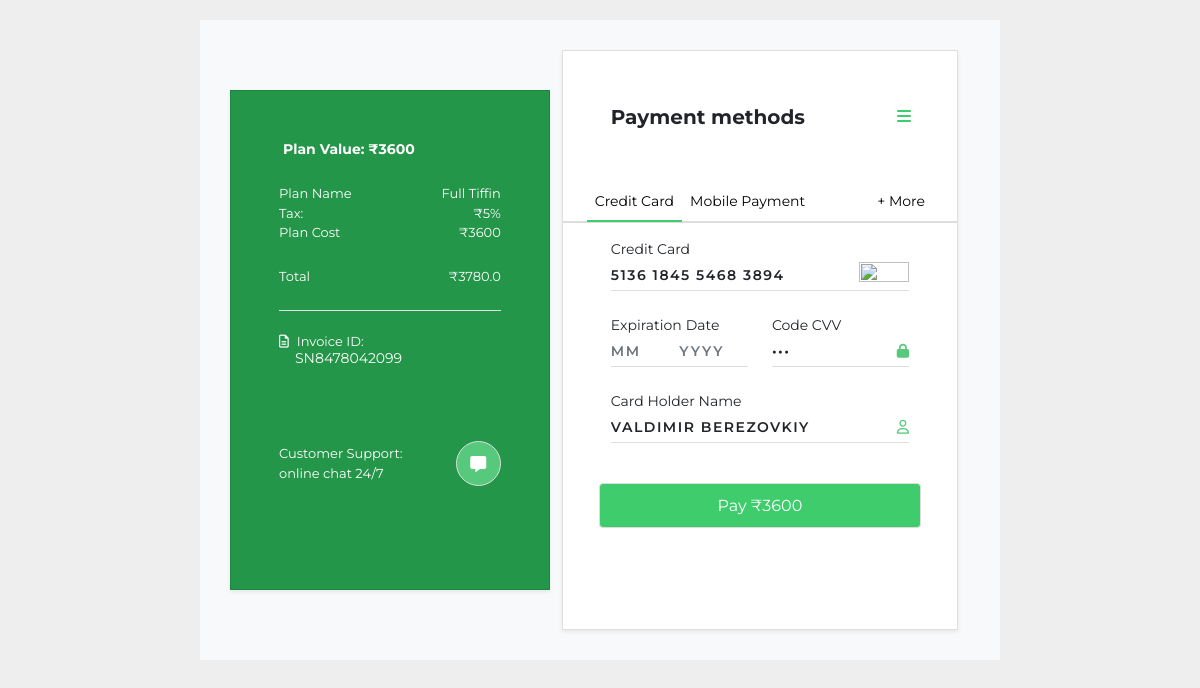
The page /payment/10/ on the database its author committed.
### users/models.py (models this page shows, shortened)
class Plans(models.Model):
    mess = models.ForeignKey(Messowner,verbose_name="Mess Name", on_delete=models.CASCADE)
    plan = models.CharField(max_length=100,blank=True, null= True)
    plan_type = models.CharField(verbose_name=("Plan Type"), max_length=100,
                                choices=PlanTypes.choices, blank=True,)
    price = models.CharField(max_length=100, blank=True, null= True)
    description = models.CharField(max_length=1000, blank= True, null= True)
    subtitle = models.CharField(max_length=100, blank=True, null=True)
    image = models.ImageField(upload_to="mess_plan_images",verbose_name="Plan image", default="default/dabba_express_logo.png", blank=True)
    duration = models.IntegerField(blank=True)

### users/views.py (the view, shortened to what this page needs)
# urls.py: path('payment/<int:id>/', views.PaymentManagement.as_view(), name="process_payment"),
class PaymentManagement(View):
    def get(self, request, id=None):
        plan = Plans.objects.filter(id=id).first()
        exist_plan = Subscription.objects.filter(Q(plan__id=id) & Q(customer = request.user) & Q(plan_status = "ACTIVE"))
        active_plans = Subscription.objects.filter(Q(customer = request.user) & Q(plan_status = "ACTIVE"))
        if exist_plan:
            sweetify.info(self.request, 'You already subscribed This plan')
            return redirect(request.META.get('HTTP_REFERER'))
        if len(active_plans) == 2:
            context ={
                'plans':active_plans,
                'vendor_id':plan.mess.id,
            }
            return render(request, 'cancel_plan.html', context)
        plan = Plans.objects.filter(id=id).first()
        context={
            'plan':plan,
        }
        return render(request, 'payment.html', context)

### mess_owner/templatetags/custom_tags.py (called while the page is built)
def total(value, diff):
    value = int(value)
    value = value/100 * diff+ value
    return value

### users/templates/payment.html (shortened to what this page needs)
{% extends 'base.html' %}
{% load static %}
{% load custom_tags %}
{% block content %}
<head>
    <link rel="stylesheet" href="{% static 'css/payment.css' %}">
</head>
<div class="container bg-light d-md-flex align-items-center">
    <div class="card box1 shadow-sm p-md-5 p-md-5 p-4">
        <div class="fw-bolder mb-4"><span class="ps-1">Plan Value: &#8377;{{plan.price}}</span></div>
        <div class="d-flex flex-column">
            <div class="d-flex align-items-center justify-content-between text">
                <span class="">Plan Name</span><span class="ps-1">{{plan.plan}}</span></span> </div>
            <div class="d-flex align-items-center justify-content-between text">
                <span class="">Tax:</span><span class="ps-1">&#8377;5%</span></span> </div>
            <div class="d-flex align-items-center justify-content-between text mb-4">
                <span>Plan Cost</span>
                    <span class="ps-1">&#8377;{{plan.price}}</span>
            </div>
            <div class="d-flex align-items-center justify-content-between text mb-4">
                <span>Total</span>
                    <span class="ps-1">&#8377;{{plan.price|total:5}}</span>
            </div>
            <div class="border-bottom mb-4"></div>
            <div class="d-flex flex-column mb-4"><span class="far fa-file-alt text"><span class="ps-2">Invoice
                        ID:</span></span> <span class="ps-3">SN8478042099</span> </div>
            <div class="d-flex align-items-center justify-content-between text mt-5">
                <div class="d-flex flex-column text"> <span>Customer Support:</span> <span>online chat 24/7</span>
                </div>
                <div class="btn btn-primary rounded-circle"><span class="fas fa-comment-alt"></span></div>
            </div>
        </div>
    </div>
    <div class="card box2 shadow-sm">
        <div class="d-flex align-items-center justify-content-between p-md-5 p-4"> <span class="h5 fw-bold m-0">Payment
                methods</span>
            <div class="btn btn-primary bar"><span class="fas fa-bars"></span></div>
        </div>
        <ul class="nav nav-tabs mb-3 px-md-4 px-2">
            <li class="nav-item">
                <button class="nav-link change_tab_button px-2 active" aria-current="page" onclick='change_tab(this,"#card-payment")'>Credit Card</button>
             </li>
            <li class="nav-item">
                <button class="nav-link change_tab_button px-2" onclick='change_tab(this,"#upi-payment")'>Mobile Payment</button>
            </li>
            <li class="nav-item ms-auto">
                <a class="nav-link px-2" href="#">+ More</a>
            </li>
        </ul>
        <form method="post" id="card-payment" class="payment_form">
            <div class="row">
                <div class="col-12">
                    <div class="d-flex flex-column px-md-5 px-4 mb-4"> <span>Credit Card</span>
                        <div class="inputWithIcon">
                            <input class="form-control" type="text" oninput="restrictInputPhone(this)" value="5136 1845 5468 3894" required>
                            <span class="">
                                <img
                                    src="https://www.freepnglogos.com/uploads/mastercard-png/mastercard-logo-logok-15.png"
                                    alt="">
                            </span>
                        </div>
                    </div>
                </div>
                <div class="col-md-6">
                    <div class="d-flex flex-column ps-md-5 px-md-0 px-4 mb-4"> <span>Expiration<span
                                class="ps-1">Date</span></span>
                        <div class="inputWithIcon d-flex">
                            <input type="number" name="expiry_month" oninput="restrictMonth(this)"
                                class="form-control w-50" min="1" max="12" placeholder="MM" required>
                            <input type="number" name="expiry_year"  oninput="restrictYear(this)"
                                class="form-control w-50" min="2023" max="2050" placeholder="YYYY" required>
                        </div>
                    </div>
                </div>
                <div class="col-md-6">
                    <div class="d-flex flex-column pe-md-5 px-md-0 px-4 mb-4"> <span>Code CVV</span>
                        <div class="inputWithIcon">
                            <input type="password" class="form-control" oninput="restrictInputCVV(this)"
                            value="123" required> <span class="fas fa-lock"></span> </div>
                    </div>
                </div>
                <div class="col-12">
                    <div class="d-flex flex-column px-md-5 px-4 mb-4"> <span>Card Holder Name</span>
                        <div class="inputWithIcon">
                            <input class="form-control text-uppercase" type="text" value="valdimir berezovkiy" required> <span class="far fa-user"></span> </div>
                    </div>
                </div>
                <div class="col-12 px-md-5 px-4 mt-3">
                    <button type="submit" class="btn btn-primary w-100">Pay &#8377;{{plan.price}}</button>
                </div>
            </div>
        </form>
    </div>
</div>
{% endblock %}

### static/css/dashboard.css (style rules this page uses)
body { font-size: .875rem; }

### static/css/register.css (style rules this page uses)
.card { margin-right: 12px; }

### static/css/payment.css (style rules this page uses)
* { margin: 0; padding: 0; box-sizing: border-box; list-style: none; font-family: 'Montserrat', sans-serif }
body { background-color:#eee; }
.container { margin: 20px auto; width: 800px; padding: 30px }
.card.box1 { width: 350px; height: 500px; background-color: #249649; color: #ffffff; border-radius: 0; }
.card.box2 { width: 450px; height: 580px; background-color: #ffffff; border-radius: 0 }
.text { font-size: 13px }
.box2 .btn.btn-primary.bar { width: 20px; background-color: transparent; border: none; color: #3ecc6d }
.box1 .btn.btn-primary { background-color: #57c97d; width: 45px; height: 45px; display: flex; justify-content: center; align-items: center; border: 1px solid #ddd }
.nav.nav-tabs { border: none; border-bottom: 2px solid #ddd }
.nav.nav-tabs .nav-item .nav-link { border: none; color: black; border-bottom: 2px solid transparent; font-size: 14px }
.nav.nav-tabs .nav-item .nav-link.active { border: none; border-bottom: 2px solid #3ecc6d }
.form-control { border: none; border-bottom: 1px solid #ddd; box-shadow: none; height: 20px; font-weight: 600; font-size: 14px; padding: 15px 0px; letter-spacing: 1.5px; border-radius: 0 }
.inputWithIcon { position: relative }
img { width: 50px; height: 20px; object-fit: cover }
.inputWithIcon span { position: absolute; right: 0px; bottom: 9px; color: #57c97d; cursor: pointer; transition: 0.3s; font-size: 14px }
form { font-size: 14px }
form .btn.btn-primary { width: 100%; height: 45px; display: flex; flex-direction: column; justify-content: center; align-items: center; background-color: #3ecc6d; border: 1px solid #ddd }

### rows shown on the page
Plans: price "3600", plan "Full Tiffin", price|total "3780.0"
